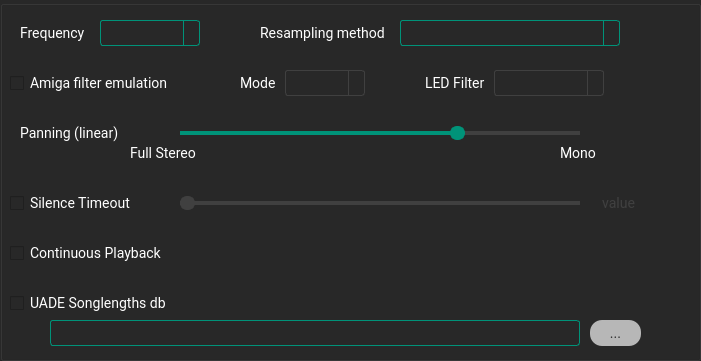
  <widget class="QGroupBox" name="groupBoxUade">
   <property name="enabled">
    <bool>true</bool>
   </property>
   <property name="geometry">
    <rect>
     <x>170</x>
     <y>220</y>
     <width>701</width>
     <height>361</height>
    </rect>
   </property>
   <property name="styleSheet">
    <string notr="true">
        QWidget
                {
                border-color:#ff2828;
                selection-background-color: #333333/*selection*/;
                selection-color: #ffffff/*main text*/;
                font-family:Roboto;
                font-size:14px;
                background-color:#282828/*background*/;
                color:#ffffff/*main text*/;
                }
                QTextEdit {
                border: 8px solid;
                border-color:#009379/*main*/;
                border-radius: 3px;
                padding: 1px 18px 1px 3px;
                min-width: 6em;
                }

                QSlider::groove:horizontal {
                background-color: #404040/*medium*/;
                height: 4px;
                border-radius: 4px;
                }
                QSlider::handle:horizontal {
                background-color: #009379/*main*/;
                border: 2px solid #009379/*main*/;
                width: 11px;
                height: 20px;
                line-height: 20px;
                margin-top: -5px;
                margin-bottom: -5px;
                border-radius: 7px;
                }
                QSlider::handle:horizontal:hover {
                background-color: #00c09e/*main hover*/;
                border: 2px solid #00c09e/*main hover*/;
                }

                QSlider::sub-page:horizontal {
                background-color:#009379/*main*/;
                }
                QComboBox {
                border: 1px solid;
                border-color: #009379/*main*/;
                border-radius: 3px;
                padding: 1px 18px 1px 3px;
                }

                QComboBox:!editable, QComboBox::drop-down:editable {
                background: ;
                }

                /* QComboBox gets the &quot;on&quot; state when the popup is open */
                QComboBox:!editable:on, QComboBox::drop-down:editable:on {
                background: #333333/*selection*/
                }

                QComboBox:on { /* shift the text when the popup opens */
                padding-top: 3px;
                padding-left: 4px;
                }

                QComboBox::drop-down {
                subcontrol-origin: padding;
                subcontrol-position: top right;
                width: 15px;

                border-left-width: 1px;
                border-left-color: #009379/*main*/;
                border-left-style: solid; /* just a single line */
                border-top-right-radius: 3px; /* same radius as the QComboBox */
                border-bottom-right-radius: 3px;
                }
                QComboBox QAbstractItemView {
                border: 1px solid;
                border-color: #009379/*main*/;
                background-color:#282828/*background*/;
                outline:none;
                }

                QComboBox::down-arrow:on { /* shift the arrow when popup is open */
                top: 1px;
                left: 1px;
                }

                QLineEdit {
                border: 1px solid;
                border-color:#009379/*main*/;
                border-radius: 3px;
                padding: 1px 18px 1px 3px;
                min-width: 6em;
                }
                QLineEdit:disabled{
                border-color:#404040/*medium*/;
                }
                QWidget:disabled
                {
                color:#404040/*medium*/;

                }

                QSlider::handle:disabled {
                background-color: #404040/*medium*/;
                border: 2px solid #404040/*medium*/;
                }
                QSlider::sub-page:horizontal:disabled {
                background-color:#404040/*medium*/;
                }
                QComboBox:disabled {
                border: 1px solid #404040/*medium*/;

                }
                QComboBox::drop-down:disabled {

                border-left-color: #404040/*medium*/;

                }
                QPushButton
                {
                font-family:roboto;
                background-color: #b7b7b7/*button*/;
                border-radius: 12px;
                padding:4px;
                font-size:14px;
                color:#282828/*background*/;
                }
                QPushButton:hover
                {
                background-color: #ffffff/*button hover*/;
                }
    </string>
   </property>
   <property name="title">
    <string/>
   </property>
   <property name="flat">
    <bool>true</bool>
   </property>
   <widget class="QLabel" name="labelUadeFreq">
    <property name="geometry">
     <rect>
      <x>20</x>
      <y>20</y>
      <width>300</width>
      <height>26</height>
     </rect>
    </property>
    <property name="text">
     <string>Frequency</string>
    </property>
   </widget>
   <widget class="QComboBox" name="comboBoxUadeFreq">
    <property name="enabled">
     <bool>true</bool>
    </property>
    <property name="geometry">
     <rect>
      <x>100</x>
      <y>20</y>
      <width>100</width>
      <height>26</height>
     </rect>
    </property>
    <property name="autoFillBackground">
     <bool>false</bool>
    </property>
    <property name="styleSheet">
     <string notr="true"/>
    </property>
    <property name="editable">
     <bool>false</bool>
    </property>
    <property name="currentText">
     <string/>
    </property>
    <property name="placeholderText">
     <string/>
    </property>
    <property name="frame">
     <bool>false</bool>
    </property>
   </widget>
   <widget class="QLabel" name="labelUadeResampler">
    <property name="geometry">
     <rect>
      <x>260</x>
      <y>20</y>
      <width>300</width>
      <height>26</height>
     </rect>
    </property>
    <property name="text">
     <string>Resampling method</string>
    </property>
   </widget>
   <widget class="QComboBox" name="comboBoxUadeResampler">
    <property name="enabled">
     <bool>true</bool>
    </property>
    <property name="geometry">
     <rect>
      <x>400</x>
      <y>20</y>
      <width>220</width>
      <height>26</height>
     </rect>
    </property>
    <property name="autoFillBackground">
     <bool>false</bool>
    </property>
    <property name="styleSheet">
     <string notr="true"/>
    </property>
    <property name="editable">
     <bool>false</bool>
    </property>
    <property name="currentText">
     <string/>
    </property>
    <property name="placeholderText">
     <string/>
    </property>
    <property name="frame">
     <bool>false</bool>
    </property>
   </widget>
   <widget class="QCheckBox" name="checkBoxUadeFilterEmu">
    <property name="geometry">
     <rect>
      <x>10</x>
      <y>70</y>
      <width>200</width>
      <height>26</height>
     </rect>
    </property>
    <property name="text">
     <string>Amiga filter emulation</string>
    </property>
    <property name="iconSize">
     <size>
      <width>40</width>
      <height>40</height>
     </size>
    </property>
   </widget>
   <widget class="QLabel" name="labelUadeFilterEmuMode">
    <property name="geometry">
     <rect>
      <x>240</x>
      <y>70</y>
      <width>151</width>
      <height>26</height>
     </rect>
    </property>
    <property name="text">
     <string>Mode</string>
    </property>
   </widget>
   <widget class="QComboBox" name="comboBoxUadeFilterEmuMode">
    <property name="enabled">
     <bool>false</bool>
    </property>
    <property name="geometry">
     <rect>
      <x>285</x>
      <y>70</y>
      <width>80</width>
      <height>26</height>
     </rect>
    </property>
    <property name="autoFillBackground">
     <bool>false</bool>
    </property>
    <property name="styleSheet">
     <string notr="true"/>
    </property>
    <property name="editable">
     <bool>false</bool>
    </property>
    <property name="currentText">
     <string/>
    </property>
    <property name="placeholderText">
     <string/>
    </property>
    <property name="frame">
     <bool>false</bool>
    </property>
   </widget>
   <widget class="QLabel" name="labelUadeLedFilter">
    <property name="geometry">
     <rect>
      <x>425</x>
      <y>70</y>
      <width>130</width>
      <height>26</height>
     </rect>
    </property>
    <property name="text">
     <string>LED Filter</string>
    </property>
   </widget>
   <widget class="QComboBox" name="comboBoxUadeLedFilter">
    <property name="enabled">
     <bool>false</bool>
    </property>
    <property name="geometry">
     <rect>
      <x>494</x>
      <y>70</y>
      <width>110</width>
      <height>26</height>
     </rect>
    </property>
    <property name="autoFillBackground">
     <bool>false</bool>
    </property>
    <property name="styleSheet">
     <string notr="true"/>
    </property>
    <property name="editable">
     <bool>false</bool>
    </property>
    <property name="currentText">
     <string/>
    </property>
    <property name="placeholderText">
     <string/>
    </property>
    <property name="frame">
     <bool>false</bool>
    </property>
   </widget>
   <widget class="QLabel" name="labelUadePanning">
    <property name="geometry">
     <rect>
      <x>20</x>
      <y>120</y>
      <width>121</width>
      <height>26</height>
     </rect>
    </property>
    <property name="lineWidth">
     <number>1</number>
    </property>
    <property name="text">
     <string>Panning (linear)</string>
    </property>
   </widget>
   <widget class="QSlider" name="sliderUadePanning">
    <property name="geometry">
     <rect>
      <x>180</x>
      <y>120</y>
      <width>400</width>
      <height>26</height>
     </rect>
    </property>
    <property name="styleSheet">
     <string notr="true"/>
    </property>
    <property name="minimum">
     <number>0</number>
    </property>
    <property name="maximum">
     <number>10</number>
    </property>
    <property name="singleStep">
     <number>1</number>
    </property>
    <property name="pageStep">
     <number>1</number>
    </property>
    <property name="value">
     <number>7</number>
    </property>
    <property name="sliderPosition">
     <number>7</number>
    </property>
    <property name="orientation">
     <enum>Qt::Orientation::Horizontal</enum>
    </property>
   </widget>
   <widget class="QLabel" name="labelUadePanningMin">
    <property name="geometry">
     <rect>
      <x>130</x>
      <y>140</y>
      <width>121</width>
      <height>26</height>
     </rect>
    </property>
    <property name="text">
     <string>Full Stereo</string>
    </property>
   </widget>
   <widget class="QLabel" name="labelUadePanningMax">
    <property name="geometry">
     <rect>
      <x>560</x>
      <y>140</y>
      <width>121</width>
      <height>26</height>
     </rect>
    </property>
    <property name="text">
     <string>Mono</string>
    </property>
   </widget>
   <widget class="QLabel" name="labelUadePanningValue">
    <property name="geometry">
     <rect>
      <x>590</x>
      <y>120</y>
      <width>45</width>
      <height>26</height>
     </rect>
    </property>
    <property name="alignment">
     <set>Qt::AlignmentFlag::AlignRight|Qt::AlignmentFlag::AlignTrailing|Qt::AlignmentFlag::AlignVCenter</set>
    </property>
   </widget>
   <widget class="QCheckBox" name="checkBoxUadeSilenceTimeout">
    <property name="geometry">
     <rect>
      <x>10</x>
      <y>190</y>
      <width>200</width>
      <height>26</height>
     </rect>
    </property>
    <property name="text">
     <string>Silence Timeout</string>
    </property>
    <property name="iconSize">
     <size>
      <width>40</width>
      <height>40</height>
     </size>
    </property>
   </widget>
   <widget class="QSlider" name="sliderUadeSilenceTimeOut">
    <property name="enabled">
     <bool>false</bool>
    </property>
    <property name="geometry">
     <rect>
      <x>180</x>
      <y>190</y>
      <width>400</width>
      <height>26</height>
     </rect>
    </property>
    <property name="styleSheet">
     <string notr="true"/>
    </property>
    <property name="minimum">
     <number>1</number>
    </property>
    <property name="maximum">
     <number>30</number>
    </property>
    <property name="pageStep">
     <number>5</number>
    </property>
    <property name="orientation">
     <enum>Qt::Orientation::Horizontal</enum>
    </property>
   </widget>
   <widget class="QLabel" name="labelUadeSilenceTimeOutValue">
    <property name="enabled">
     <bool>false</bool>
    </property>
    <property name="geometry">
     <rect>
      <x>590</x>
      <y>190</y>
      <width>45</width>
      <height>26</height>
     </rect>
    </property>
    <property name="text">
     <string>value</string>
    </property>
    <property name="alignment">
     <set>Qt::AlignmentFlag::AlignRight|Qt::AlignmentFlag::AlignTrailing|Qt::AlignmentFlag::AlignVCenter</set>
    </property>
   </widget>
   <widget class="QCheckBox" name="checkBoxUadeContinuousPlayback">
    <property name="geometry">
     <rect>
      <x>10</x>
      <y>240</y>
      <width>200</width>
      <height>26</height>
     </rect>
    </property>
    <property name="text">
     <string>Continuous Playback</string>
    </property>
    <property name="iconSize">
     <size>
      <width>40</width>
      <height>40</height>
     </size>
    </property>
   </widget>
   <widget class="QCheckBox" name="checkBoxUadeSongLengths">
    <property name="geometry">
     <rect>
      <x>10</x>
      <y>290</y>
      <width>250</width>
      <height>26</height>
     </rect>
    </property>
    <property name="text">
     <string>UADE Songlengths db</string>
    </property>
    <property name="iconSize">
     <size>
      <width>40</width>
      <height>40</height>
     </size>
    </property>
   </widget>
   <widget class="QLineEdit" name="lineEditUadeSonglengthsPath">
    <property name="geometry">
     <rect>
      <x>50</x>
      <y>320</y>
      <width>530</width>
      <height>26</height>
     </rect>
    </property>
    <property name="cursorMoveStyle">
     <enum>Qt::CursorMoveStyle::LogicalMoveStyle</enum>
    </property>
    <property name="clearButtonEnabled">
     <bool>false</bool>
    </property>
   </widget>
   <widget class="QPushButton" name="buttonUadeSonglengthsBrowse">
    <property name="geometry">
     <rect>
      <x>590</x>
      <y>320</y>
      <width>51</width>
      <height>26</height>
     </rect>
    </property>
    <property name="styleSheet">
     <string notr="true"/>
    </property>
    <property name="text">
     <string>...</string>
    </property>
   </widget>
  </widget>
